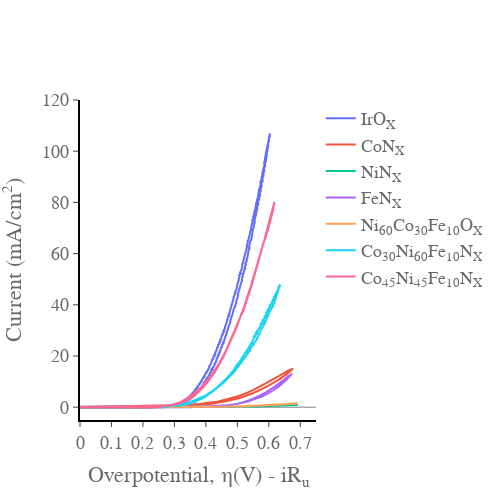

This figure's notebook cell:
### Code cell
import plotly.graph_objects as go
import pandas as pd
import plotly.express as px
from EC_data_processing_lib import get_header_length
from EC_data_processing_lib import analyse_file
from EC_data_processing_lib import get_decimal_separator
from Data_setup import data_set

fig = go.Figure()


dataset = data_set

for i in dataset:
    headerlength = get_header_length(i['data_CV'])
    data = pd.read_csv(i['data_CV'], encoding='ansi', sep="\t", decimal=get_decimal_separator(i['data_CV']),  skiprows=range(headerlength))
    cn = data['cycle number']
    data = data[data['cycle number']== float(cn[-1:])] # allowing this comment will plot only the last scan. If you want to plot all of the scans then comment this out. 
    voltage = data['Ewe/V']
    current = data['<I>/mA']
    current = current / i['mass']
    voltage_corrected = data['Ewe/V'] - data['<I>/mA'] * i['Ru']/1000 - i['cal'] #does the iR correction converts to overpotential

    fig.add_trace(go.Scatter(
        x=voltage_corrected,
        y=current,
        name= i['label']
    ))
fig.update_xaxes(range=[0.00, 0.750],
    nticks=10,
    ticks='outside',
    showgrid=False, gridwidth=1, gridcolor='grey',
    zeroline=False, zerolinecolor='grey', zerolinewidth= 1,
    showline=True, linewidth=2, linecolor='black')

fig.update_yaxes(range=[-5, 120],
    nticks=10,
    showgrid=False, gridwidth=1, gridcolor='grey',
    ticks='outside',
    zeroline=True, zerolinecolor='grey', zerolinewidth= 1,
    showline=True, linewidth=2, linecolor='black')
fig.update_layout(
    #title="CV",
    xaxis_title="Overpotential, η(V) - iR<sub>u</sub>",
    yaxis_title="Current (mA/cm<sup>2</sup>)",
    font=dict(
        family="Times New Roman, monospace",
        size=18,
        color="dimgrey"
        
    )
)

fig.update_layout({
    "plot_bgcolor": "rgba(0, 0, 0, 0)",
    'paper_bgcolor': 'rgba(0, 0, 0, 0)', #sets the background to be transparent... might appear black in .jpeg but will be transparent in the .svg
})
fig.update_layout(
    width = 500,
    height = 500)
fig.show()
fig.write_image('Cyclic Voltammetry.jpeg')
fig.write_image('Cyclic Voltammetry.svg')

### Figure 1 — Plotly figure (JSON) as saved in the notebook; plotly's stock layout.template omitted (floating-point values rounded to 4 significant figures; data arrays with more than 128 entries replaced by an {"elided": "..."} marker saying what was removed)
{"data": [{"name": "IrO<sub>X</sub>", "type": "scatter", "x": {"elided": "2054 float values"}, "y": {"elided": "2054 float values"}}, {"name": "CoN<sub>X</sub>", "type": "scatter", "x": {"elided": "2208 float values"}, "y": {"elided": "2208 float values"}}, {"name": "NiN<sub>X</sub>", "type": "scatter", "x": {"elided": "2002 float values"}, "y": {"elided": "2002 float values"}}, {"name": "FeN<sub>X</sub>", "type": "scatter", "x": {"elided": "2266 float values"}, "y": {"elided": "2266 float values"}}, {"name": "Ni<sub>60</sub>Co<sub>30</sub>Fe<sub>10</sub>O<sub>X</sub>", "type": "scatter", "x": {"elided": "2020 float values"}, "y": {"elided": "2020 float values"}}, {"name": "Co<sub>30</sub>Ni<sub>60</sub>Fe<sub>10</sub>N<sub>X</sub>", "type": "scatter", "x": {"elided": "2173 float values"}, "y": {"elided": "2173 float values"}}, {"name": "Co<sub>45</sub>Ni<sub>45</sub>Fe<sub>10</sub>N<sub>X</sub>", "type": "scatter", "x": {"elided": "652 float values"}, "y": {"elided": "652 float values"}}], "layout": {"font": {"color": "dimgrey", "family": "Times New Roman, monospace", "size": 18}, "height": 500, "paper_bgcolor": "rgba(0, 0, 0, 0)", "plot_bgcolor": "rgba(0, 0, 0, 0)", "width": 500, "xaxis": {"gridcolor": "grey", "gridwidth": 1, "linecolor": "black", "linewidth": 2, "nticks": 10, "range": [0, 0.75], "showgrid": false, "showline": true, "ticks": "outside", "title": {"text": "Overpotential, η(V) - iR<sub>u</sub>"}, "zeroline": false, "zerolinecolor": "grey", "zerolinewidth": 1}, "yaxis": {"gridcolor": "grey", "gridwidth": 1, "linecolor": "black", "linewidth": 2, "nticks": 10, "range": [-5, 120], "showgrid": false, "showline": true, "ticks": "outside", "title": {"text": "Current (mA/cm<sup>2</sup>)"}, "zeroline": true, "zerolinecolor": "grey", "zerolinewidth": 1}}}
